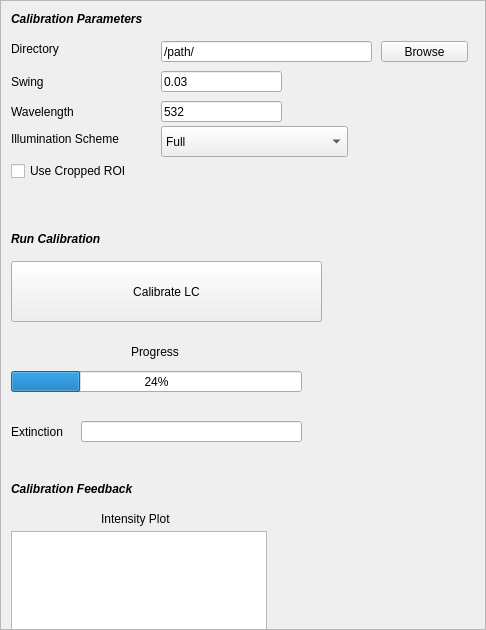
<?xml version="1.0" encoding="UTF-8"?>
<ui version="4.0">
 <class>ScrollArea</class>
 <widget class="QScrollArea" name="ScrollArea">
  <property name="geometry">
   <rect>
    <x>0</x>
    <y>0</y>
    <width>486</width>
    <height>630</height>
   </rect>
  </property>
  <property name="windowTitle">
   <string>ScrollArea</string>
  </property>
  <property name="widgetResizable">
   <bool>true</bool>
  </property>
  <widget class="QWidget" name="scrollAreaWidgetContents">
   <property name="geometry">
    <rect>
     <x>0</x>
     <y>0</y>
     <width>484</width>
     <height>628</height>
    </rect>
   </property>
   <widget class="QCheckBox" name="checkBox">
    <property name="geometry">
     <rect>
      <x>10</x>
      <y>160</y>
      <width>141</width>
      <height>20</height>
     </rect>
    </property>
    <property name="text">
     <string>Use Cropped ROI</string>
    </property>
   </widget>
   <widget class="QPushButton" name="pushButton">
    <property name="geometry">
     <rect>
      <x>380</x>
      <y>40</y>
      <width>87</width>
      <height>21</height>
     </rect>
    </property>
    <property name="autoFillBackground">
     <bool>false</bool>
    </property>
    <property name="text">
     <string>Browse</string>
    </property>
    <property name="checkable">
     <bool>false</bool>
    </property>
    <property name="default">
     <bool>false</bool>
    </property>
   </widget>
   <widget class="QComboBox" name="cb_calibration_mode">
    <property name="geometry">
     <rect>
      <x>160</x>
      <y>125</y>
      <width>187</width>
      <height>31</height>
     </rect>
    </property>
    <item>
     <property name="text">
      <string>Full</string>
     </property>
    </item>
    <item>
     <property name="text">
      <string>Coarse</string>
     </property>
    </item>
    <item>
     <property name="text">
      <string>Fine</string>
     </property>
    </item>
   </widget>
   <widget class="QLabel" name="label_calibration_params">
    <property name="geometry">
     <rect>
      <x>10</x>
      <y>10</y>
      <width>171</width>
      <height>16</height>
     </rect>
    </property>
    <property name="font">
     <font>
      <weight>75</weight>
      <italic>true</italic>
      <bold>true</bold>
     </font>
    </property>
    <property name="text">
     <string>Calibration Parameters</string>
    </property>
   </widget>
   <widget class="QLabel" name="label_extinction">
    <property name="geometry">
     <rect>
      <x>10</x>
      <y>420</y>
      <width>60</width>
      <height>21</height>
     </rect>
    </property>
    <property name="text">
     <string>Extinction</string>
    </property>
   </widget>
   <widget class="QLabel" name="label_scheme">
    <property name="geometry">
     <rect>
      <x>10</x>
      <y>130</y>
      <width>131</width>
      <height>16</height>
     </rect>
    </property>
    <property name="text">
     <string>Illumination Scheme</string>
    </property>
   </widget>
   <widget class="QLabel" name="label_wavelength">
    <property name="geometry">
     <rect>
      <x>10</x>
      <y>100</y>
      <width>91</width>
      <height>21</height>
     </rect>
    </property>
    <property name="text">
     <string>Wavelength</string>
    </property>
   </widget>
   <widget class="QLineEdit" name="lineEdit">
    <property name="geometry">
     <rect>
      <x>160</x>
      <y>40</y>
      <width>211</width>
      <height>21</height>
     </rect>
    </property>
    <property name="text">
     <string>/path/</string>
    </property>
   </widget>
   <widget class="QLabel" name="label_swing">
    <property name="geometry">
     <rect>
      <x>10</x>
      <y>70</y>
      <width>73</width>
      <height>21</height>
     </rect>
    </property>
    <property name="text">
     <string>Swing</string>
    </property>
   </widget>
   <widget class="QPushButton" name="qbutton_calibrate_lc">
    <property name="geometry">
     <rect>
      <x>10</x>
      <y>260</y>
      <width>311</width>
      <height>61</height>
     </rect>
    </property>
    <property name="sizePolicy">
     <sizepolicy hsizetype="Minimum" vsizetype="Fixed">
      <horstretch>0</horstretch>
      <verstretch>0</verstretch>
     </sizepolicy>
    </property>
    <property name="text">
     <string>Calibrate LC</string>
    </property>
    <property name="autoDefault">
     <bool>false</bool>
    </property>
   </widget>
   <widget class="QProgressBar" name="progressBar">
    <property name="geometry">
     <rect>
      <x>10</x>
      <y>370</y>
      <width>291</width>
      <height>21</height>
     </rect>
    </property>
    <property name="value">
     <number>24</number>
    </property>
   </widget>
   <widget class="QLabel" name="label_calibration_params_2">
    <property name="geometry">
     <rect>
      <x>270</x>
      <y>250</y>
      <width>161</width>
      <height>21</height>
     </rect>
    </property>
    <property name="text">
     <string/>
    </property>
   </widget>
   <widget class="QLineEdit" name="le_swing">
    <property name="geometry">
     <rect>
      <x>160</x>
      <y>70</y>
      <width>121</width>
      <height>21</height>
     </rect>
    </property>
    <property name="sizePolicy">
     <sizepolicy hsizetype="Fixed" vsizetype="Fixed">
      <horstretch>0</horstretch>
      <verstretch>0</verstretch>
     </sizepolicy>
    </property>
    <property name="text">
     <string>0.03</string>
    </property>
   </widget>
   <widget class="QLabel" name="label_calibration_params_5">
    <property name="geometry">
     <rect>
      <x>10</x>
      <y>480</y>
      <width>171</width>
      <height>16</height>
     </rect>
    </property>
    <property name="font">
     <font>
      <weight>75</weight>
      <italic>true</italic>
      <bold>true</bold>
     </font>
    </property>
    <property name="text">
     <string>Calibration Feedback</string>
    </property>
   </widget>
   <widget class="QLabel" name="label_inten_plot_2">
    <property name="geometry">
     <rect>
      <x>120</x>
      <y>750</y>
      <width>31</width>
      <height>16</height>
     </rect>
    </property>
    <property name="text">
     <string>Log</string>
    </property>
   </widget>
   <widget class="QGraphicsView" name="plot_window">
    <property name="geometry">
     <rect>
      <x>10</x>
      <y>530</y>
      <width>256</width>
      <height>192</height>
     </rect>
    </property>
   </widget>
   <widget class="QLabel" name="label_inten_plot">
    <property name="geometry">
     <rect>
      <x>100</x>
      <y>510</y>
      <width>111</width>
      <height>16</height>
     </rect>
    </property>
    <property name="text">
     <string>Intensity Plot</string>
    </property>
   </widget>
   <widget class="QLabel" name="label_dir">
    <property name="geometry">
     <rect>
      <x>10</x>
      <y>40</y>
      <width>56</width>
      <height>16</height>
     </rect>
    </property>
    <property name="text">
     <string>Directory</string>
    </property>
   </widget>
   <widget class="QLabel" name="label_calibration_params_4">
    <property name="geometry">
     <rect>
      <x>10</x>
      <y>230</y>
      <width>171</width>
      <height>16</height>
     </rect>
    </property>
    <property name="font">
     <font>
      <weight>75</weight>
      <italic>true</italic>
      <bold>true</bold>
     </font>
    </property>
    <property name="text">
     <string>Run Calibration</string>
    </property>
   </widget>
   <widget class="QLineEdit" name="le_wavelength">
    <property name="geometry">
     <rect>
      <x>160</x>
      <y>100</y>
      <width>121</width>
      <height>21</height>
     </rect>
    </property>
    <property name="sizePolicy">
     <sizepolicy hsizetype="Fixed" vsizetype="Fixed">
      <horstretch>0</horstretch>
      <verstretch>0</verstretch>
     </sizepolicy>
    </property>
    <property name="text">
     <string>532</string>
    </property>
   </widget>
   <widget class="QLabel" name="label_progress">
    <property name="geometry">
     <rect>
      <x>130</x>
      <y>340</y>
      <width>60</width>
      <height>21</height>
     </rect>
    </property>
    <property name="text">
     <string>Progress</string>
    </property>
   </widget>
   <widget class="QLineEdit" name="le_extinction">
    <property name="geometry">
     <rect>
      <x>80</x>
      <y>420</y>
      <width>221</width>
      <height>21</height>
     </rect>
    </property>
    <property name="sizePolicy">
     <sizepolicy hsizetype="Minimum" vsizetype="Fixed">
      <horstretch>0</horstretch>
      <verstretch>0</verstretch>
     </sizepolicy>
    </property>
    <property name="readOnly">
     <bool>true</bool>
    </property>
   </widget>
   <widget class="QGraphicsView" name="plot_window_2">
    <property name="geometry">
     <rect>
      <x>10</x>
      <y>770</y>
      <width>256</width>
      <height>131</height>
     </rect>
    </property>
   </widget>
  </widget>
 </widget>
 <resources/>
 <connections/>
</ui>
